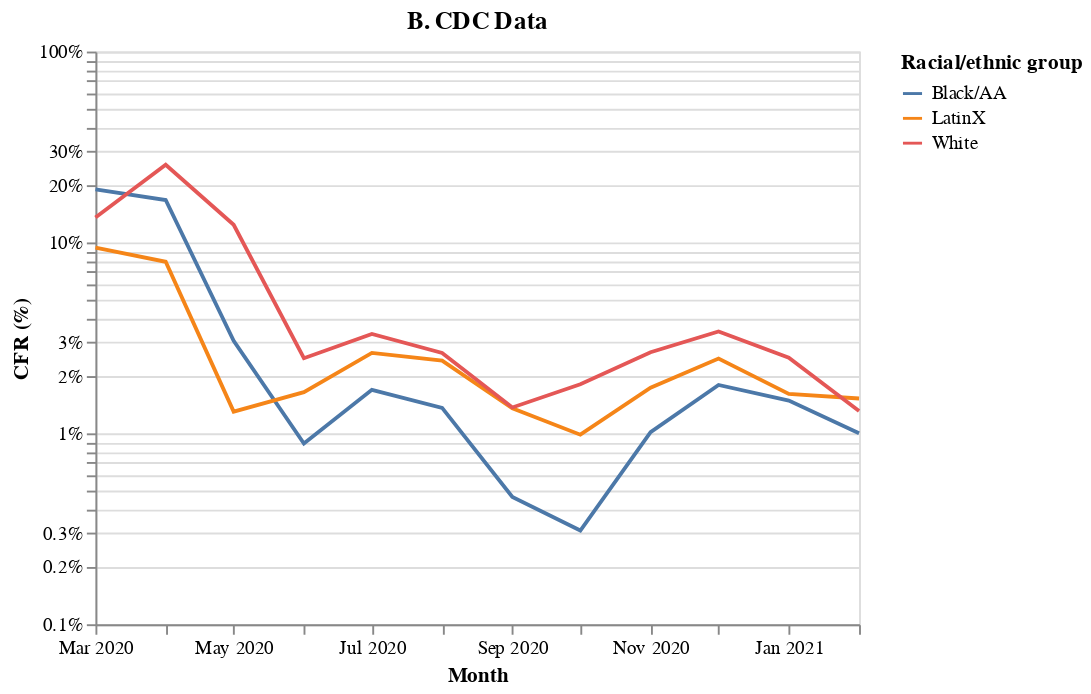

The notebook cell saved with this chart:
### Markdown cell above
Plot CFR by month and ethnic group.

### Code cell
import pandas as pd
import altair as alt

cdc_ethgrp['time'] = pd.to_datetime(cdc_ethgrp.time)
fig1b = alt.Chart(cdc_ethgrp).mark_line().encode(
    alt.X('yearmonth(time):T',
          axis=alt.Axis(title='Month', grid=False, labelFlush=False)),
    alt.Y('deceased:Q',
          axis=alt.Axis(title='CFR (%)', format='%'),
          scale=alt.Scale(type='log')),
    color=alt.Color('grp:N',
                    legend=alt.Legend(title='Racial/ethnic group'))
).properties(
    title='B. CDC Data'
)

fig1b

### Figure 1 — Vega-Lite specification as saved in the notebook (floating-point values rounded to 4 significant figures)
{"config": {"view": {"continuousWidth": 400, "continuousHeight": 300}}, "data": {"name": "data-284a0c3c68f0d1a0d6743d8b5cca5c93"}, "mark": "line", "encoding": {"color": {"type": "nominal", "field": "grp", "legend": {"title": "Racial/ethnic group"}}, "x": {"type": "temporal", "axis": {"grid": false, "labelFlush": false, "title": "Month"}, "field": "time", "timeUnit": "yearmonth"}, "y": {"type": "quantitative", "axis": {"format": "%", "title": "CFR (%)"}, "field": "deceased", "scale": {"type": "log"}}}, "title": "B. CDC Data", "$schema": "https://vega.github.io/schema/vega-lite/v4.8.1.json", "datasets": {"data-284a0c3c68f0d1a0d6743d8b5cca5c93": [{"month": 722, "grp": "Black/AA", "deceased": 0.1896, "time": "2020-03-01T00:00:00"}, {"month": 722, "grp": "LatinX", "deceased": 0.09407, "time": "2020-03-01T00:00:00"}, {"month": 722, "grp": "White", "deceased": 0.1351, "time": "2020-03-01T00:00:00"}, {"month": 723, "grp": "Black/AA", "deceased": 0.1669, "time": "2020-04-01T00:00:00"}, {"month": 723, "grp": "LatinX", "deceased": 0.0792, "time": "2020-04-01T00:00:00"}, {"month": 723, "grp": "White", "deceased": 0.2553, "time": "2020-04-01T00:00:00"}, {"month": 724, "grp": "Black/AA", "deceased": 0.0305, "time": "2020-05-01T00:00:00"}, {"month": 724, "grp": "LatinX", "deceased": 0.013, "time": "2020-05-01T00:00:00"}, {"month": 724, "grp": "White", "deceased": 0.1238, "time": "2020-05-01T00:00:00"}, {"month": 725, "grp": "Black/AA", "deceased": 0.008838, "time": "2020-06-01T00:00:00"}, {"month": 725, "grp": "LatinX", "deceased": 0.01644, "time": "2020-06-01T00:00:00"}, {"month": 725, "grp": "White", "deceased": 0.02474, "time": "2020-06-01T00:00:00"}, {"month": 726, "grp": "Black/AA", "deceased": 0.01691, "time": "2020-07-01T00:00:00"}, {"month": 726, "grp": "LatinX", "deceased": 0.02637, "time": "2020-07-01T00:00:00"}, {"month": 726, "grp": "White", "deceased": 0.03316, "time": "2020-07-01T00:00:00"}, {"month": 727, "grp": "Black/AA", "deceased": 0.0136, "time": "2020-08-01T00:00:00"}, {"month": 727, "grp": "LatinX", "deceased": 0.02403, "time": "2020-08-01T00:00:00"}, {"month": 727, "grp": "White", "deceased": 0.02639, "time": "2020-08-01T00:00:00"}, {"month": 728, "grp": "Black/AA", "deceased": 0.004641, "time": "2020-09-01T00:00:00"}, {"month": 728, "grp": "LatinX", "deceased": 0.01353, "time": "2020-09-01T00:00:00"}, {"month": 728, "grp": "White", "deceased": 0.01366, "time": "2020-09-01T00:00:00"}, {"month": 729, "grp": "Black/AA", "deceased": 0.003098, "time": "2020-10-01T00:00:00"}, {"month": 729, "grp": "LatinX", "deceased": 0.009837, "time": "2020-10-01T00:00:00"}, {"month": 729, "grp": "White", "deceased": 0.01806, "time": "2020-10-01T00:00:00"}, {"month": 730, "grp": "Black/AA", "deceased": 0.01015, "time": "2020-11-01T00:00:00"}, {"month": 730, "grp": "LatinX", "deceased": 0.01733, "time": "2020-11-01T00:00:00"}, {"month": 730, "grp": "White", "deceased": 0.02662, "time": "2020-11-01T00:00:00"}, {"month": 731, "grp": "Black/AA", "deceased": 0.01792, "time": "2020-12-01T00:00:00"}, {"month": 731, "grp": "LatinX", "deceased": 0.02464, "time": "2020-12-01T00:00:00"}, {"month": 731, "grp": "White", "deceased": 0.03417, "time": "2020-12-01T00:00:00"}, {"month": 732, "grp": "Black/AA", "deceased": 0.01485, "time": "2021-01-01T00:00:00"}, {"month": 732, "grp": "LatinX", "deceased": 0.01609, "time": "2021-01-01T00:00:00"}, {"month": 732, "grp": "White", "deceased": 0.02491, "time": "2021-01-01T00:00:00"}, {"month": 733, "grp": "Black/AA", "deceased": 0.01001, "time": "2021-02-01T00:00:00"}, {"month": 733, "grp": "LatinX", "deceased": 0.01522, "time": "2021-02-01T00:00:00"}, {"month": 733, "grp": "White", "deceased": 0.01309, "time": "2021-02-01T00:00:00"}]}}
